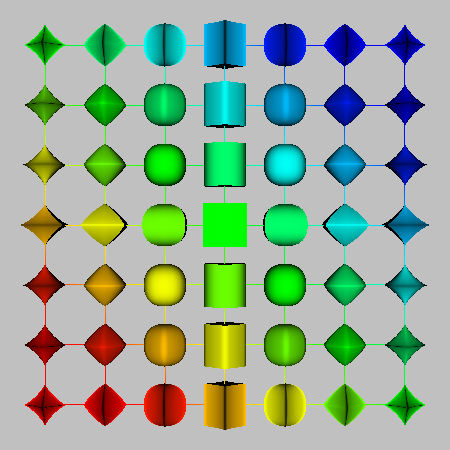

This figure's Python source:
#!/usr/bin/env python

# Generate superquadric glyphs whose roundness varies with position.

# Factory overrides: importing these modules registers the OpenGL rendering
# and interaction style implementations for vtkRenderingCore factory classes.
import vtkmodules.vtkInteractionStyle  # noqa: F401
import vtkmodules.vtkRenderingOpenGL2  # noqa: F401

# VTK pipeline classes used in this example
from vtkmodules.vtkFiltersCore import vtkElevationFilter
from vtkmodules.vtkFiltersProgrammable import vtkProgrammableGlyphFilter
from vtkmodules.vtkFiltersSources import (
    vtkPlaneSource,
    vtkSuperquadricSource,
)
from vtkmodules.vtkRenderingCore import (
    vtkActor,
    vtkPolyDataMapper,
    vtkRenderWindow,
    vtkRenderWindowInteractor,
    vtkRenderer,
)

# Colors (normalized RGB)
silver = (0.753, 0.753, 0.753)

# Parameters
res = 6

# Source: plane grid colored by elevation
plane = vtkPlaneSource()
plane.SetResolution(res, res)

elev = vtkElevationFilter()
elev.SetInputConnection(plane.GetOutputPort())
elev.SetLowPoint(-0.25, -0.25, -0.25)
elev.SetHighPoint(0.25, 0.25, 0.25)

# Mapper/Actor: wireframe plane
plane_mapper = vtkPolyDataMapper()
plane_mapper.SetInputData(elev.GetPolyDataOutput())

plane_actor = vtkActor()
plane_actor.SetMapper(plane_mapper)
plane_actor.GetProperty().SetRepresentationToWireframe()

# Source: superquadric glyph whose shape is modified per point
squad = vtkSuperquadricSource()

# Filter: programmable glyph filter with per-point callback
glypher = vtkProgrammableGlyphFilter()
glypher.SetInputConnection(elev.GetOutputPort())
glypher.SetSourceConnection(squad.GetOutputPort())


def calc_glyph():
    xyz = glypher.GetPoint()
    length = glypher.GetInput(0).GetLength()
    scale = length / (2.0 * res)
    squad.SetScale(scale, scale, scale)
    squad.SetCenter(xyz)
    squad.SetPhiRoundness(abs(xyz[0]) * 5.0)
    squad.SetThetaRoundness(abs(xyz[1]) * 5.0)


glypher.SetGlyphMethod(calc_glyph)

# Mapper/Actor: superquadric glyphs
glyph_mapper = vtkPolyDataMapper()
glyph_mapper.SetInputConnection(glypher.GetOutputPort())

glyph_actor = vtkActor()
glyph_actor.SetMapper(glyph_mapper)

# Renderer: assemble the scene
renderer = vtkRenderer()
renderer.AddActor(plane_actor)
renderer.AddActor(glyph_actor)
renderer.SetBackground(silver)

# Window: display the rendered scene
render_window = vtkRenderWindow()
render_window.AddRenderer(renderer)
render_window.SetWindowName("programmable glyphs")
render_window.SetMultiSamples(0)
render_window.SetSize(450, 450)

# Scene: configure camera
renderer.ResetCamera()
renderer.GetActiveCamera().Zoom(1.3)

# Interactor: handle mouse and keyboard events
render_window_interactor = vtkRenderWindowInteractor()
render_window_interactor.SetRenderWindow(render_window)

# Launch the interactive visualization
render_window_interactor.Initialize()
render_window_interactor.Start()
